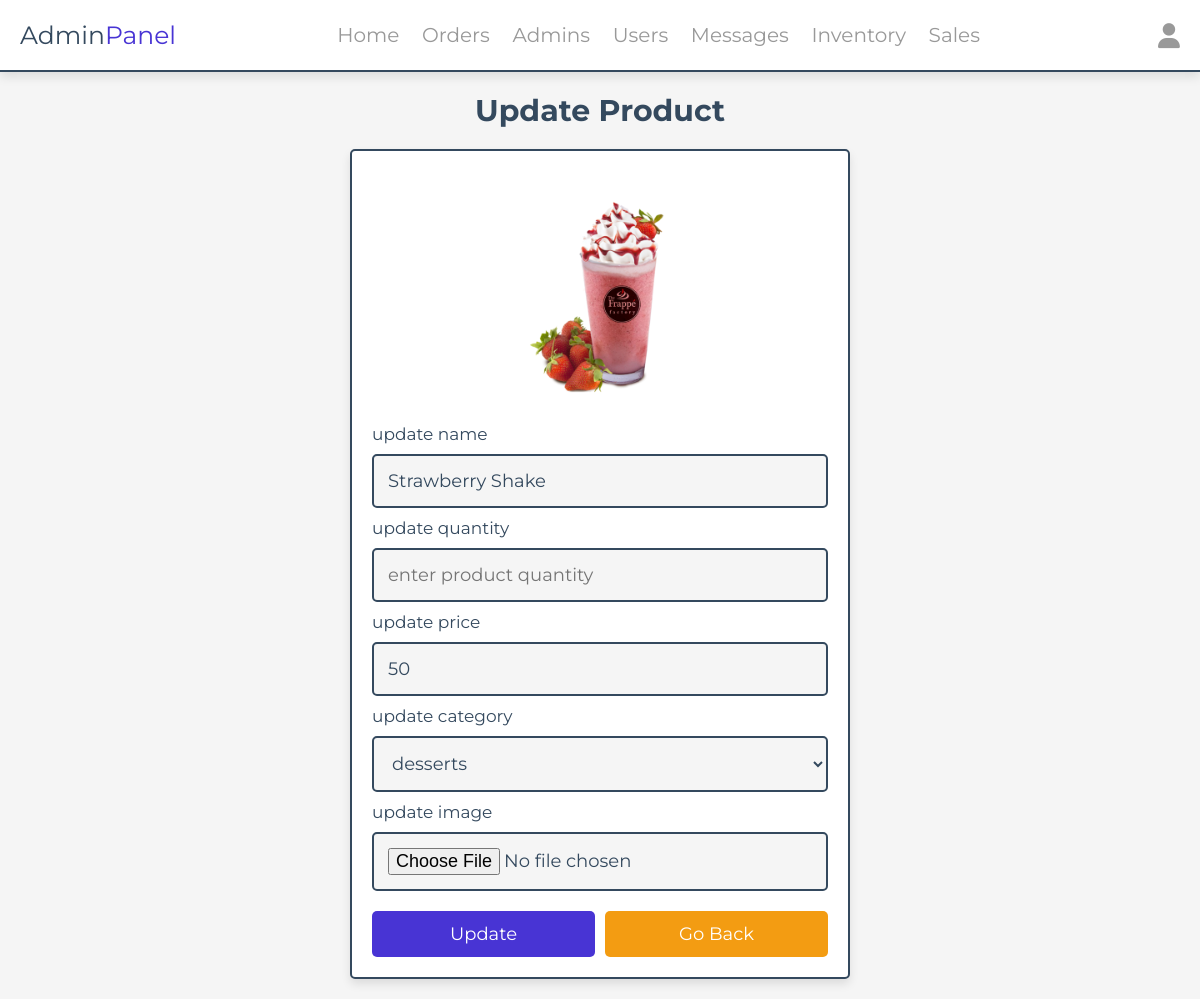
Page /admin/update_product.php?update=1 (signed in) on the committed database.
### tables this page shows
CREATE TABLE `products` (
  `id` int(100) NOT NULL AUTO_INCREMENT,
  `name` varchar(100) NOT NULL,
  `category` varchar(100) NOT NULL,
  `quantity` int(50) NOT NULL DEFAULT 0,
  `price` int(10) NOT NULL,
  `image` varchar(100) NOT NULL,
  PRIMARY KEY (`id`)
);

### admin/update_product.php (the view, shortened to what this page needs)
<?php
include '../components/connect.php';
?>
<!DOCTYPE html>
<html lang="en">
<head>
   <link rel="stylesheet" href="https://cdnjs.cloudflare.com/ajax/libs/font-awesome/6.1.1/css/all.min.css">
   <link rel="stylesheet" href="../css/admin_style.css">
</head>
<body>
<?php include '../components/admin_header.php' ?>
<section class="update-product">
   <h1 class="heading">update product</h1>
   <?php
      $update_id = $_GET['update'];
      $show_products = $conn->prepare("SELECT * FROM `products` WHERE id = ?");
      $show_products->execute([$update_id]);
      if($show_products->rowCount() > 0){
         while($fetch_products = $show_products->fetch(PDO::FETCH_ASSOC)){
   ?>
   <form action="" method="POST" enctype="multipart/form-data">
      <img src="../uploaded_img/<?= $fetch_products['image']; ?>" alt="">
      <span>update name</span>
      <input type="text" required placeholder="enter product name" name="name" min="0" maxlength="100" class="box" value="<?= $fetch_products['name']; ?>">
      <span>update quantity</span>
      <input type="number" min="1" required placeholder="enter product quantity" name="quantity" class="box">
      <span>update price</span>
      <input type="text" required placeholder="enter product price" name="price" onkeypress="if(this.value.length == 10) return false;" class="box" value="<?= $fetch_products['price']; ?>">
      <span>update category</span>
      <select name="category" class="box" required>
         <option selected value="<?= $fetch_products['category']; ?>"><?= $fetch_products['category']; ?></option>
      </select>
      <span>update image</span>
      <input type="file" name="image" class="box" accept="image/jpg, image/jpeg, image/png, image/webp">
      <div class="flex-btn">
         <input type="submit" value="update" class="btn" name="update">
         <a href="products.php" class="option-btn">go back</a>
      </div>
   </form>
   <?php
         }
      }else{
         echo '<p class="empty">no products added yet!</p>';
      }
   ?>
</section>
</body>
</html>

### css/admin_style.css (style rules this page uses)
:root { --main-color:#4834d4; --red:#e74c3c; --orange:#f39c12; --black:#34495e; --white:#fff; --light-bg:#f5f5f5; --light-color:#999; --border:.2rem solid var(--black); --box-shadow:0 .5rem 1rem rgba(0,0,0,.1); }
* { font-family: 'Montserrat', sans-serif; margin:0; padding:0; box-sizing: border-box; text-decoration: none; outline: none; border:none; }
html { font-size: 62.5%; overflow-x: hidden; }
body { background-color: var(--light-bg); }
section { max-width: 1200px; margin:0 auto; padding:2rem; }
.btn, .delete-btn, .option-btn { display: block; margin-top: 1rem; border-radius: .5rem; cursor: pointer; width: 100%; font-size: 1.8rem; color:var(--white); padding:1.2rem 3rem; text-transform: capitalize; text-align: center; }
.btn { background-color: var(--main-color); }
.option-btn { background-color: var(--orange); }
.flex-btn { display: flex; gap:1rem; }
.heading { text-align: center; margin-bottom: 2rem; text-transform: capitalize; color:var(--black); font-size: 3rem; }
.update-product form { margin:0 auto; max-width: 50rem; background-color: var(--white); border-radius: .5rem; box-shadow: var(--box-shadow); border:var(--border); padding:2rem; }
.update-product form img { height: 25rem; width: 100%; object-fit: contain; }
.update-product form .box { background-color: var(--light-bg); border:var(--border); width: 100%; padding:1.4rem; font-size: 1.8rem; color:var(--black); border-radius: .5rem; margin: 1rem 0; }
.update-product form span { font-size: 1.7rem; color:var(--black); }

### rows in the picture
products: image (picture), name "Strawberry Shake", price "50", category "desserts"
